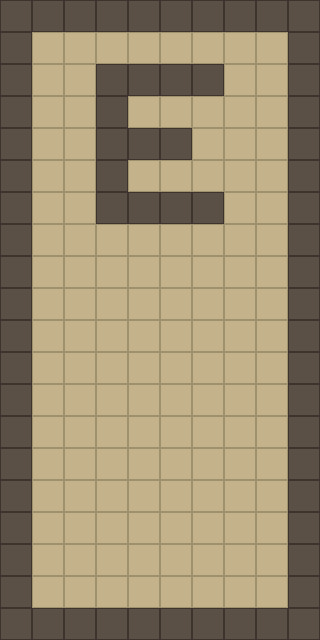

This game map was drawn from its Tiled (.tmx) file and the tilesets committed beside it. A one-line description and the full map source follow:
An orthogonal 10x20 tile map with 32x32 px tiles, 1 tile layer (ground) and 2 objects (2x Door).

<map version="1.10" tiledversion="1.11.0" orientation="orthogonal" renderorder="right-down" width="10" height="20" tilewidth="32" tileheight="32" infinite="0" nextlayerid="3" nextobjectid="3">
 <tileset firstgid="1" name="tileset_placeholder" tilewidth="32" tileheight="32" tilecount="2" columns="2">
  <image source="../tileset_placeholder.png" width="64" height="32" />
 </tileset>
 <layer id="1" name="ground" width="10" height="20">
  <data encoding="csv">
2,2,2,2,2,2,2,2,2,2,
2,1,1,1,1,1,1,1,1,2,
2,1,1,2,2,2,2,1,1,2,
2,1,1,2,1,1,1,1,1,2,
2,1,1,2,2,2,1,1,1,2,
2,1,1,2,1,1,1,1,1,2,
2,1,1,2,2,2,2,1,1,2,
2,1,1,1,1,1,1,1,1,2,
2,1,1,1,1,1,1,1,1,2,
2,1,1,1,1,1,1,1,1,2,
2,1,1,1,1,1,1,1,1,2,
2,1,1,1,1,1,1,1,1,2,
2,1,1,1,1,1,1,1,1,2,
2,1,1,1,1,1,1,1,1,2,
2,1,1,1,1,1,1,1,1,2,
2,1,1,1,1,1,1,1,1,2,
2,1,1,1,1,1,1,1,1,2,
2,1,1,1,1,1,1,1,1,2,
2,1,1,1,1,1,1,1,1,2,
2,2,2,2,2,2,2,2,2,2
</data>
 </layer>
 <objectgroup id="2" name="Objects">
  <object id="1" name="south_east" type="Door" x="165" y="626">
   <properties>
    <property name="targetDoorName" value="north_east" />
    <property name="targetRoom" value="maps/room_template.tmx" />
   </properties>
   <point />
  </object>
  <object id="2" name="north_east" type="Door" x="170" y="10">
   <properties>
    <property name="targetDoorName" value="south_east" />
    <property name="targetRoom" value="maps/testfinal.tmx" />
   </properties>
   <point />
  </object>
 </objectgroup>
</map>
